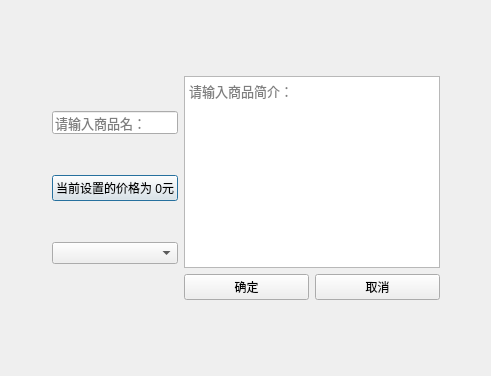
<?xml version="1.0" encoding="UTF-8"?>
<ui version="4.0">
 <class>Dialog</class>
 <widget class="QDialog" name="Dialog">
  <property name="geometry">
   <rect>
    <x>0</x>
    <y>0</y>
    <width>491</width>
    <height>376</height>
   </rect>
  </property>
  <property name="windowTitle">
   <string>Dialog</string>
  </property>
  <layout class="QHBoxLayout" name="horizontalLayout_4">
   <item>
    <layout class="QVBoxLayout" name="verticalLayout_3">
     <item>
      <spacer name="verticalSpacer">
       <property name="orientation">
        <enum>Qt::Vertical</enum>
       </property>
       <property name="sizeHint" stdset="0">
        <size>
         <width>20</width>
         <height>40</height>
        </size>
       </property>
      </spacer>
     </item>
     <item>
      <layout class="QHBoxLayout" name="horizontalLayout_3">
       <item>
        <spacer name="horizontalSpacer">
         <property name="orientation">
          <enum>Qt::Horizontal</enum>
         </property>
         <property name="sizeHint" stdset="0">
          <size>
           <width>40</width>
           <height>20</height>
          </size>
         </property>
        </spacer>
       </item>
       <item>
        <layout class="QHBoxLayout" name="horizontalLayout_2">
         <item>
          <layout class="QVBoxLayout" name="verticalLayout">
           <item>
            <widget class="QLineEdit" name="lineEdit">
             <property name="font">
              <font>
               <pointsize>10</pointsize>
              </font>
             </property>
             <property name="placeholderText">
              <string>请输入商品名：</string>
             </property>
            </widget>
           </item>
           <item>
            <widget class="QPushButton" name="pushButton">
             <property name="statusTip">
              <string/>
             </property>
             <property name="whatsThis">
              <string/>
             </property>
             <property name="text">
              <string>当前设置的价格为 0元</string>
             </property>
            </widget>
           </item>
           <item>
            <widget class="QComboBox" name="comboBox">
             <property name="currentText">
              <string/>
             </property>
             <property name="currentIndex">
              <number>-1</number>
             </property>
            </widget>
           </item>
          </layout>
         </item>
         <item>
          <layout class="QVBoxLayout" name="verticalLayout_2">
           <item>
            <widget class="QTextEdit" name="textEdit">
             <property name="font">
              <font>
               <pointsize>10</pointsize>
              </font>
             </property>
             <property name="placeholderText">
              <string>请输入商品简介：</string>
             </property>
            </widget>
           </item>
           <item>
            <layout class="QHBoxLayout" name="horizontalLayout">
             <item>
              <widget class="QPushButton" name="pushButton_2">
               <property name="text">
                <string>确定</string>
               </property>
              </widget>
             </item>
             <item>
              <widget class="QPushButton" name="pushButton_3">
               <property name="text">
                <string>取消</string>
               </property>
              </widget>
             </item>
            </layout>
           </item>
          </layout>
         </item>
        </layout>
       </item>
       <item>
        <spacer name="horizontalSpacer_2">
         <property name="orientation">
          <enum>Qt::Horizontal</enum>
         </property>
         <property name="sizeHint" stdset="0">
          <size>
           <width>40</width>
           <height>20</height>
          </size>
         </property>
        </spacer>
       </item>
      </layout>
     </item>
     <item>
      <spacer name="verticalSpacer_2">
       <property name="orientation">
        <enum>Qt::Vertical</enum>
       </property>
       <property name="sizeHint" stdset="0">
        <size>
         <width>20</width>
         <height>40</height>
        </size>
       </property>
      </spacer>
     </item>
    </layout>
   </item>
  </layout>
 </widget>
 <tabstops>
  <tabstop>lineEdit</tabstop>
  <tabstop>pushButton</tabstop>
  <tabstop>comboBox</tabstop>
  <tabstop>textEdit</tabstop>
  <tabstop>pushButton_2</tabstop>
  <tabstop>pushButton_3</tabstop>
 </tabstops>
 <resources/>
 <connections>
  <connection>
   <sender>pushButton</sender>
   <signal>clicked()</signal>
   <receiver>Dialog</receiver>
   <slot>set_price()</slot>
   <hints>
    <hint type="sourcelabel">
     <x>68</x>
     <y>185</y>
    </hint>
    <hint type="destinationlabel">
     <x>34</x>
     <y>110</y>
    </hint>
   </hints>
  </connection>
  <connection>
   <sender>pushButton_3</sender>
   <signal>clicked()</signal>
   <receiver>Dialog</receiver>
   <slot>reject()</slot>
   <hints>
    <hint type="sourcelabel">
     <x>360</x>
     <y>287</y>
    </hint>
    <hint type="destinationlabel">
     <x>382</x>
     <y>261</y>
    </hint>
   </hints>
  </connection>
  <connection>
   <sender>lineEdit</sender>
   <signal>editingFinished()</signal>
   <receiver>Dialog</receiver>
   <slot>set_name()</slot>
   <hints>
    <hint type="sourcelabel">
     <x>99</x>
     <y>118</y>
    </hint>
    <hint type="destinationlabel">
     <x>182</x>
     <y>30</y>
    </hint>
   </hints>
  </connection>
  <connection>
   <sender>pushButton_2</sender>
   <signal>clicked()</signal>
   <receiver>Dialog</receiver>
   <slot>click_it()</slot>
   <hints>
    <hint type="sourcelabel">
     <x>264</x>
     <y>287</y>
    </hint>
    <hint type="destinationlabel">
     <x>253</x>
     <y>356</y>
    </hint>
   </hints>
  </connection>
 </connections>
 <slots>
  <slot>set_price()</slot>
  <slot>click_it()</slot>
  <slot>set_name()</slot>
 </slots>
</ui>
